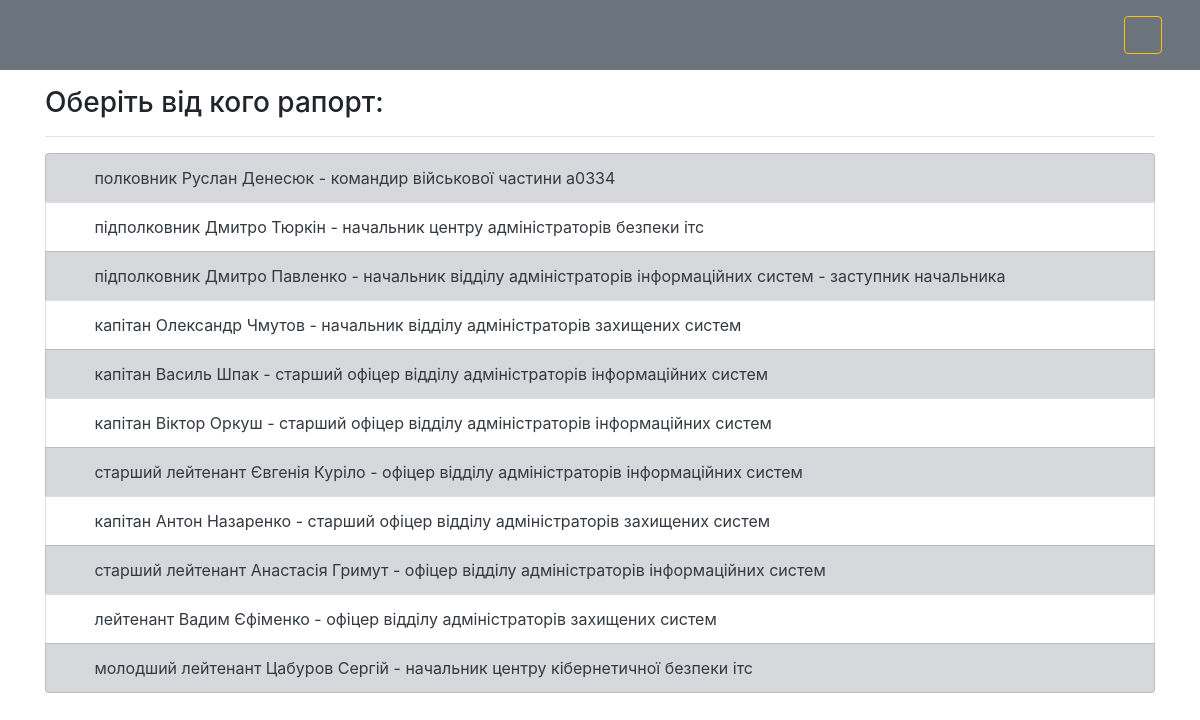
The app's page /serviceman_list with its own data.
### reports/models.py (models this page shows, shortened)
class Serviceman(models.Model):
    first_name = models.CharField(max_length=255, verbose_name="Ім'я")
    last_name = models.CharField(max_length=255, verbose_name="Прізвище")
    to_first_name = models.CharField(max_length=255, verbose_name="Ім'я, давальний відмінок (Петру, Євгенії, Дмитру...)")
    to_last_name = models.CharField(max_length=255, verbose_name="Прізвище, давальний відмінок (Яцуку, Куріло, Павленку...)")
    for_first_name = models.CharField(max_length=255, verbose_name="Ім'я, знахідний відмінок (Петра, Євгенії, Дмитра...)")
    for_last_name = models.CharField(max_length=255, verbose_name="Прізвище, знахідний відмінок (Яцука, Куріло, Павленка...)")
    rank = models.ForeignKey('Rank', on_delete=models.DO_NOTHING, verbose_name="військове звання")
    unit = models.ForeignKey('Unit', on_delete=models.DO_NOTHING, verbose_name="Підрозділ")
    position = models.ForeignKey('Position', on_delete=models.DO_NOTHING, null=True, verbose_name="Посада")
    class Meta:
        verbose_name = "Військовослужбовці__"
        verbose_name_plural = "Військовослужбовці"

class Rank(models.Model):
    name = models.CharField(max_length=255, verbose_name="військове звання (полковник, лейтенант..)")
    to_name = models.CharField(max_length=255, blank=True, null=True, verbose_name="військове звання, давальний відмінок (полковнику, лейтенанту..)")
    for_name = models.CharField(max_length=255, blank=True, null=True, verbose_name="військове звання, знахідний відмінок (полковника, лейтенанта..)")
    def __str__(self):
        return self.name
    class Meta:
        verbose_name = "Військові звання__"
        verbose_name_plural = "Військові звання"

class Position(models.Model):
    position_title = models.CharField(max_length=255, verbose_name="посада (офіцер, старший офіцер, начальник)")
    position_tail = models.CharField(max_length=255, default='', blank=True, verbose_name="додаткова посада. Наприклад:(заступник начальника, перший заступник командира...)  !!! назву підрозділу НЕ ВКАЗУВАТИ  !!!")
    unit = models.ForeignKey('Unit', on_delete=models.DO_NOTHING, verbose_name="підрозділ")
    supervisor = models.BooleanField(default=False, blank=True, null=True, verbose_name="командир/начальник підрозділу")
    temp_supervisor = models.BooleanField(default=False, blank=True, null=True, verbose_name="тимчасово виконуючий обов'язки командира/начальника")
    def __str__(self):
        if self.temp_supervisor:
            pos_result = "Тимчасово виконуючий обов'язки\n" + self.position_title.split()[0] + "а"
        else:
            pos_result = self.position_title[0].capitalize() + self.position_title[1:]
        pos_result += " " + self.unit.name
        if len(self.position_tail) > 0:
            pos_result += " - " + self.position_tail
        return pos_result
    class Meta:
        verbose_name = "Посада__"
        verbose_name_plural = "Посади"

class Unit(models.Model):
    name = models.CharField(max_length=255, verbose_name="назва підрозділу в РОДОВОМУ відміноку (відділу аналізу інцидентів кібернетичної безпеки)")
    parent_unit = models.ForeignKey('self', on_delete=models.CASCADE, null=True, blank=True, verbose_name="вищій підрозділ (віддліл->центр->..)")
    class Meta:
        verbose_name = "Підрозділ"
        verbose_name_plural = "Підрозділи"

### reports/views.py (the view)
# urls.py: path('serviceman_list', views.serviceman_list_view, name='users'),
def serviceman_list_view(request):
    serviceman_list = Serviceman.objects.all()
    context = {
        'serviceman_list': serviceman_list
    }
    return render(request, 'reports/serviceman_list.html', context)

### reports/templates/reports/serviceman_list.html
{% extends 'reports/base.html' %}
{% block content %}
    <p><h3>Оберіть від кого рапорт:</h3></p>
    <hr>
    <div class="bs-example">
        <ul class="list-group">
            {% for serviceman in serviceman_list %}
                <li class="list-group-item {% cycle 'list-group-item-secondary' '' %}">
                    <a class="text-dark" href="{% url 'reports:edit_service_members_chain' serviceman_id=serviceman.id %}">
                        <span><i class="fas fa-angle-right mr-3"></i></span>{{ serviceman.rank }} {{ serviceman.first_name|title }} {{ serviceman.last_name|title }} -
                        {{ serviceman.position|lower }}</a>
                </li>
            {% endfor %}
        </ul>
    </div>
{% endblock %}

### reports/static/custom-css/custom_styles.css (style rules this page uses)
body { padding-top: 70px; }

### records on screen
Serviceman: rank "полковник", first_name "Руслан", last_name "Денесюк", position "командир військової частини а0334"
Serviceman: rank "підполковник", first_name "Дмитро", last_name "Тюркін", position "начальник центру адміністраторів безпеки ітс"
Serviceman: rank "підполковник", first_name "Дмитро", last_name "Павленко", position "начальник відділу адміністраторів інформаційних систем - заступник начальника"
Serviceman: rank "капітан", first_name "Олександр", last_name "Чмутов", position "начальник відділу адміністраторів захищених систем"
Serviceman: rank "капітан", first_name "Василь", last_name "Шпак", position "старший офіцер відділу адміністраторів інформаційних систем"
Serviceman: rank "капітан", first_name "Віктор", last_name "Оркуш", position "старший офіцер відділу адміністраторів інформаційних систем"
Serviceman: rank "старший лейтенант", first_name "Євгенія", last_name "Куріло", position "офіцер відділу адміністраторів інформаційних систем"
Serviceman: rank "капітан", first_name "Антон", last_name "Назаренко", position "старший офіцер відділу адміністраторів захищених систем"
Serviceman: rank "старший лейтенант", first_name "Анастасія", last_name "Гримут", position "офіцер відділу адміністраторів інформаційних систем"
Serviceman: rank "лейтенант", first_name "Вадим", last_name "Єфіменко", position "офіцер відділу адміністраторів захищених систем"
Serviceman: rank "молодший лейтенант", first_name "Цабуров", last_name "Сергій", position "начальник центру кібернетичної безпеки ітс"
